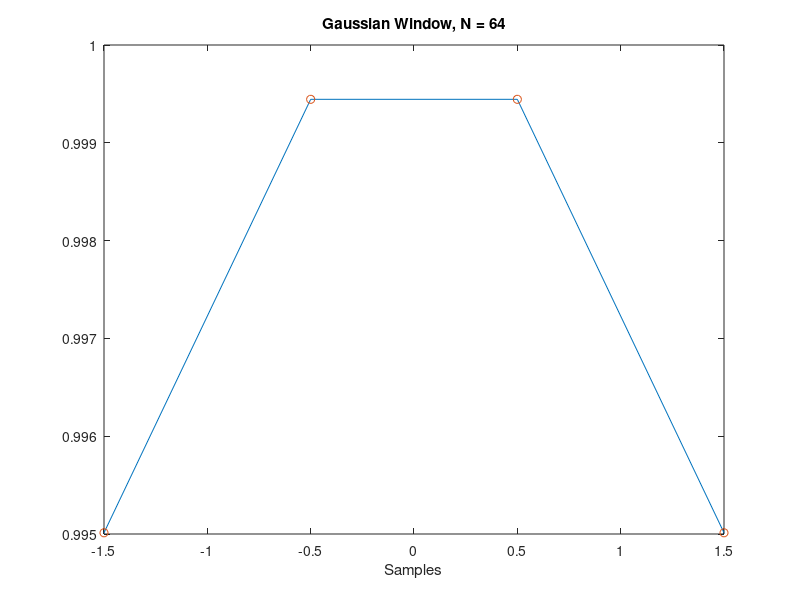
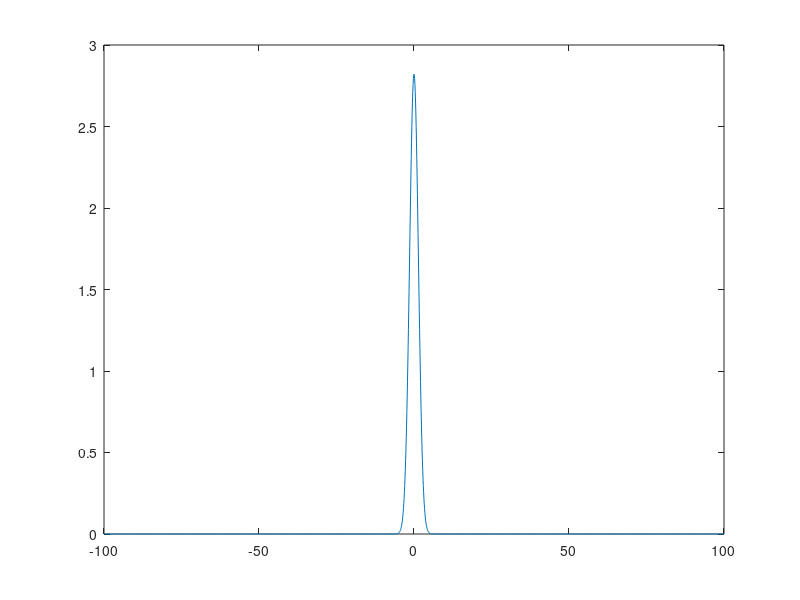

MATLAB code to generate these figures, in order:
clear all; close all; clc;
N =4;
n = -(N-1)/2:(N-1)/2;

alpha = 0.1; % This makes the function thinner
w = gausswin(N,alpha);
stdev = (N-1)/(2*alpha);
y = exp(-1/2*(n/stdev).^2);
plot(n,w); hold on
plot(n,y,'o'); hold on
xlabel('Samples'); title('Gaussian Window, N = 64')

x = -100:0.1:100;
eps = 1;
A = 10;
y = A*1/(2*sqrt(pi*eps))*exp(-x.^2/(4*eps));
figure; plot(x,y)
